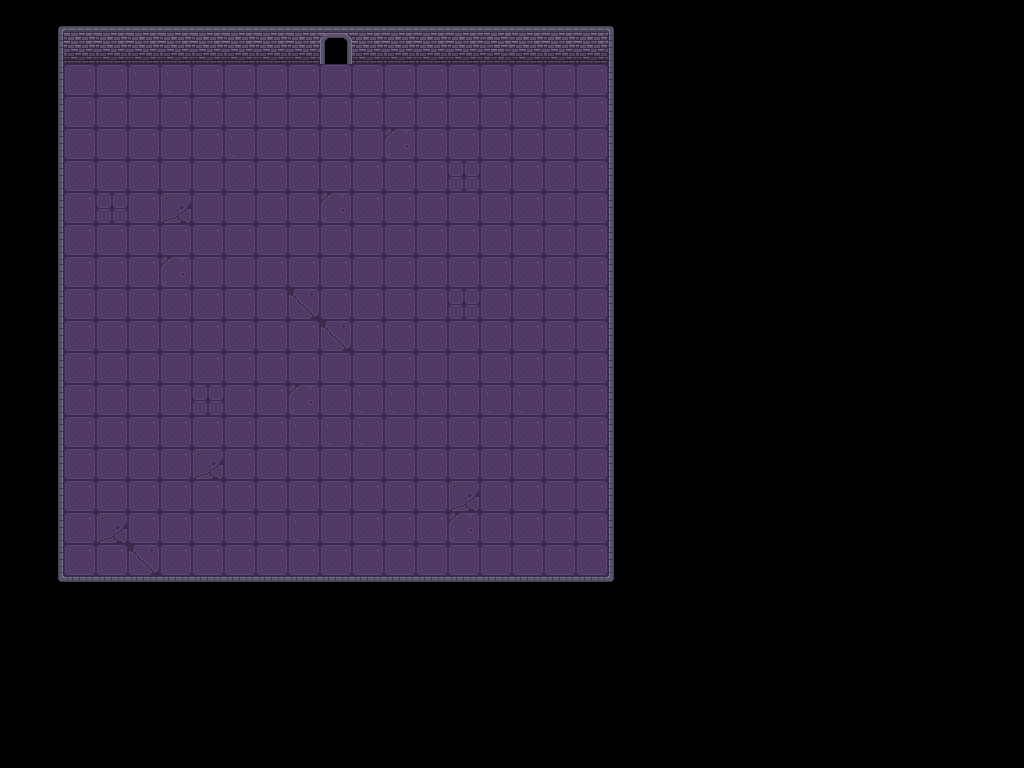

This game map was drawn from its Tiled (.tmx) file and the tilesets committed beside it. A one-line description and the full map source follow:
An orthogonal 32x24 tile map with 32x32 px tiles, 2 tile layers (Terrain, Props) and 6 objects (4x wall, door, player).

<map version="1.10" tiledversion="1.10.1" orientation="orthogonal" renderorder="right-down" width="32" height="24" tilewidth="32" tileheight="32" infinite="0" nextlayerid="5" nextobjectid="7">
 <tileset firstgid="1" name="room" tilewidth="32" tileheight="32" tilecount="56" columns="7">
  <image source="Full.png" width="224" height="256" />
 </tileset>
 <layer id="1" name="Terrain" width="32" height="24">
  <data encoding="csv">
0,1,2,2,2,2,2,2,2,2,2,3,4,3,3,3,3,3,4,6,0,0,0,0,0,0,0,0,0,0,0,0,
0,8,9,9,9,9,9,9,9,9,9,10,11,10,11,11,10,10,11,27,0,0,0,0,0,0,0,0,0,0,0,0,
0,15,16,16,26,26,16,16,16,16,16,16,16,16,16,16,16,16,16,27,0,0,0,0,0,0,0,0,0,0,0,0,
0,22,16,16,23,16,16,16,23,16,16,16,16,16,16,16,16,16,16,27,0,0,0,0,0,0,0,0,0,0,0,0,
0,8,16,23,16,23,16,26,16,16,16,23,17,16,16,16,16,16,16,27,0,0,0,0,0,0,0,0,0,0,0,0,
0,8,16,16,16,23,23,16,16,16,16,16,16,16,24,16,16,16,16,27,0,0,0,0,0,0,0,0,0,0,0,0,
0,8,16,24,16,18,23,23,16,16,17,16,16,16,16,16,16,16,16,27,0,0,0,0,0,0,0,0,0,0,0,0,
0,8,16,16,16,16,16,16,23,23,16,23,16,16,16,16,16,16,16,27,0,0,0,0,0,0,0,0,0,0,0,0,
0,8,16,16,16,17,23,23,16,16,16,23,16,16,16,16,16,16,16,27,0,0,0,0,0,0,0,0,0,0,0,0,
0,8,16,16,16,16,16,16,16,19,16,16,16,16,24,16,16,16,16,27,0,0,0,0,0,0,0,0,0,0,0,0,
0,8,16,16,16,16,16,16,16,16,19,16,16,16,16,16,16,16,16,27,0,0,0,0,0,0,0,0,0,0,0,0,
0,8,16,16,16,23,16,16,16,16,23,23,16,23,16,16,16,16,16,27,0,0,0,0,0,0,0,0,0,0,0,0,
0,8,16,16,16,16,24,16,16,17,16,26,26,26,26,26,26,16,16,27,0,0,0,0,0,0,0,0,0,0,0,0,
0,8,16,16,16,16,16,16,16,26,26,26,23,16,16,16,16,16,16,27,0,0,0,0,0,0,0,0,0,0,0,0,
0,8,16,16,16,16,18,16,16,23,16,23,16,16,16,16,16,16,16,27,0,0,0,0,0,0,0,0,0,0,0,0,
0,8,16,16,16,16,16,16,16,16,16,16,16,16,18,16,16,23,16,27,0,0,0,0,0,0,0,0,0,0,0,0,
39,8,16,18,16,16,16,16,23,26,23,16,16,16,17,16,16,16,16,27,0,0,0,0,0,0,0,0,0,0,0,0,
39,15,16,16,19,16,16,16,16,16,16,16,16,23,23,23,16,16,16,27,0,0,0,0,0,0,0,0,0,0,0,0,
39,29,30,30,30,30,30,30,30,30,30,30,30,30,30,30,30,30,31,34,0,0,0,0,0,0,0,0,0,0,0,0,
39,0,0,0,0,0,0,0,0,0,0,0,0,0,0,0,0,0,0,0,0,0,0,0,0,0,0,0,0,0,0,0,
0,0,0,0,0,0,0,0,0,0,0,0,0,0,0,0,0,0,0,0,0,0,0,0,0,0,0,0,0,0,0,46,
0,0,0,0,0,0,0,0,0,0,0,0,0,0,0,0,0,0,0,0,0,0,0,0,0,0,0,0,0,0,0,46,
0,0,0,0,0,0,0,0,0,0,0,0,0,0,0,0,0,0,0,0,0,0,0,0,0,0,0,0,0,0,0,0,
0,0,0,0,0,0,0,0,0,0,0,0,0,0,0,0,0,0,0,0,0,0,0,0,0,0,0,0,0,0,0,0
</data>
 </layer>
 <layer id="4" name="Props" width="32" height="24">
  <data encoding="csv">
0,0,0,0,0,0,0,0,0,0,0,0,0,0,0,0,0,0,0,0,0,0,0,0,0,0,0,0,0,0,0,0,
0,0,0,0,0,0,0,0,0,0,35,0,0,0,0,12,0,0,0,0,0,0,0,0,0,0,0,0,0,0,0,0,
0,0,0,0,0,0,0,0,0,0,0,0,0,0,0,0,0,0,0,0,0,0,0,0,0,0,0,0,0,0,0,0,
0,0,0,0,0,0,0,0,0,0,0,0,0,0,0,0,0,0,0,0,0,0,0,0,0,0,0,0,0,0,0,0,
0,0,0,0,0,0,0,0,0,0,0,0,0,0,0,0,0,0,0,0,0,0,0,0,0,0,0,0,0,0,0,0,
0,0,0,0,0,0,0,0,0,0,0,0,0,0,0,0,0,0,0,0,0,0,0,0,0,0,0,0,0,0,0,0,
0,0,0,0,0,0,0,0,0,0,0,0,0,0,0,0,0,0,0,0,0,0,0,0,0,0,0,0,0,0,0,0,
0,0,0,0,0,0,0,0,0,0,0,0,0,0,0,0,0,0,0,0,0,0,0,0,0,0,0,0,0,0,0,0,
0,0,0,0,0,0,0,0,0,0,0,0,0,0,0,0,0,0,0,0,0,0,0,0,0,0,0,0,0,0,0,0,
0,0,0,0,0,0,0,0,0,0,0,0,0,0,0,0,0,0,0,0,0,0,0,0,0,0,0,0,0,0,0,0,
0,0,0,0,0,0,0,0,0,0,0,0,0,0,0,0,0,0,0,0,0,0,0,0,0,0,0,0,0,0,0,0,
0,0,0,0,0,0,0,0,0,0,0,0,0,0,0,0,0,0,0,0,0,0,0,0,0,0,0,0,0,0,0,0,
0,0,0,0,0,0,0,0,0,0,0,0,0,0,0,0,0,0,0,0,0,0,0,0,0,0,0,0,0,0,0,0,
0,0,0,0,0,0,0,0,0,0,0,0,0,0,0,0,0,0,0,0,0,0,0,0,0,0,0,0,0,0,0,0,
0,0,0,0,0,0,0,0,0,0,0,0,0,0,0,0,0,0,0,0,0,0,0,0,0,0,0,0,0,0,0,0,
0,0,0,0,0,0,0,0,0,0,0,0,0,0,0,0,0,0,0,0,0,0,0,0,0,0,0,0,0,0,0,0,
0,0,0,0,0,0,0,0,0,0,0,0,0,0,0,0,0,0,0,0,0,0,0,0,0,0,0,0,0,0,0,0,
0,0,0,0,0,0,0,0,0,0,0,0,0,0,0,0,0,0,0,0,0,0,0,0,0,0,0,0,0,0,0,0,
0,0,0,0,0,0,0,0,0,0,0,0,0,0,0,0,0,0,0,0,0,0,0,0,0,0,0,0,0,0,0,0,
0,0,0,0,0,0,0,0,0,0,0,0,0,0,0,0,0,0,0,0,0,0,0,0,0,0,0,0,0,0,0,0,
0,0,0,0,0,0,0,0,0,0,0,0,0,0,0,0,0,0,0,0,0,0,0,0,0,0,0,0,0,0,0,0,
0,0,0,0,0,0,0,0,0,0,0,0,0,0,0,0,0,0,0,0,0,0,0,0,0,0,0,0,0,0,0,0,
0,0,0,0,0,0,0,0,0,0,0,0,0,0,0,0,0,0,0,0,0,0,0,0,0,0,0,0,0,0,0,0,
0,0,0,0,0,0,0,0,0,0,0,0,0,0,0,0,0,0,0,0,0,0,0,0,0,0,0,0,0,0,0,0
</data>
 </layer>
 <objectgroup id="3" name="Object Layer 1">
  <object id="1" type="wall" x="64.9488" y="18.3543" width="545.87" height="44.6969" />
  <object id="2" type="wall" x="32.4091" y="26.3636" width="32.5909" height="550.52" />
  <object id="3" type="wall" x="610.434" y="26.5619" width="31.0909" height="556.759" />
  <object id="4" type="wall" x="66.5619" y="577.176" width="541.828" height="27.0606" />
  <object id="5" type="door" x="313.891" y="22.9371" width="46" height="46" />
  <object id="6" type="player" x="302.41" y="289.483" width="67.3333" height="60" />
 </objectgroup>
</map>
